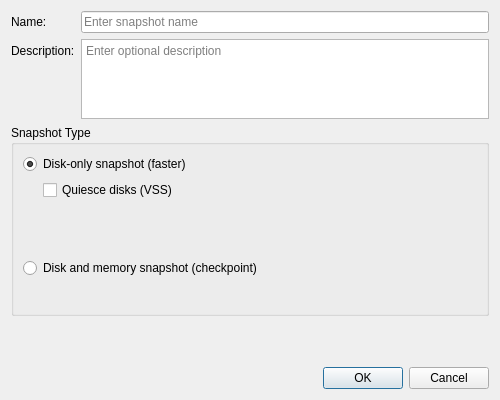
<?xml version="1.0" encoding="UTF-8"?>
<ui version="4.0">
 <class>VmSnapshotDialog</class>
 <widget class="QDialog" name="VmSnapshotDialog">
  <property name="geometry">
   <rect>
    <x>0</x>
    <y>0</y>
    <width>500</width>
    <height>400</height>
   </rect>
  </property>
  <property name="windowTitle">
   <string>Take VM Snapshot</string>
  </property>
  <layout class="QVBoxLayout" name="verticalLayout">
   <item>
    <layout class="QFormLayout" name="formLayout">
     <item row="0" column="0">
      <widget class="QLabel" name="labelName">
       <property name="text">
        <string>Name:</string>
       </property>
      </widget>
     </item>
     <item row="0" column="1">
      <widget class="QLineEdit" name="nameLineEdit">
       <property name="placeholderText">
        <string>Enter snapshot name</string>
       </property>
      </widget>
     </item>
     <item row="1" column="0">
      <widget class="QLabel" name="labelDescription">
       <property name="text">
        <string>Description:</string>
       </property>
      </widget>
     </item>
     <item row="1" column="1">
      <widget class="QTextEdit" name="descriptionTextEdit">
       <property name="maximumSize">
        <size>
         <width>16777215</width>
         <height>80</height>
        </size>
       </property>
       <property name="placeholderText">
        <string>Enter optional description</string>
       </property>
      </widget>
     </item>
    </layout>
   </item>
   <item>
    <widget class="QGroupBox" name="snapshotTypeGroupBox">
     <property name="title">
      <string>Snapshot Type</string>
     </property>
     <layout class="QVBoxLayout" name="verticalLayout_2">
      <item>
       <widget class="QRadioButton" name="diskRadioButton">
        <property name="text">
         <string>Disk-only snapshot (faster)</string>
        </property>
        <property name="checked">
         <bool>true</bool>
        </property>
       </widget>
      </item>
      <item>
       <layout class="QHBoxLayout" name="horizontalLayout_2">
        <item>
         <spacer name="horizontalSpacer_2">
          <property name="orientation">
           <enum>Qt::Horizontal</enum>
          </property>
          <property name="sizeType">
           <enum>QSizePolicy::Fixed</enum>
          </property>
          <property name="sizeHint" stdset="0">
           <size>
            <width>20</width>
            <height>20</height>
           </size>
          </property>
         </spacer>
        </item>
        <item>
         <widget class="QCheckBox" name="quiesceCheckBox">
          <property name="text">
           <string>Quiesce disks (VSS)</string>
          </property>
         </widget>
        </item>
       </layout>
      </item>
      <item>
       <layout class="QHBoxLayout" name="horizontalLayout_3">
        <item>
         <spacer name="horizontalSpacer_3">
          <property name="orientation">
           <enum>Qt::Horizontal</enum>
          </property>
          <property name="sizeType">
           <enum>QSizePolicy::Fixed</enum>
          </property>
          <property name="sizeHint" stdset="0">
           <size>
            <width>40</width>
            <height>20</height>
           </size>
          </property>
         </spacer>
        </item>
        <item>
         <widget class="QLabel" name="quiesceInfoLabel">
          <property name="text">
           <string/>
          </property>
          <property name="wordWrap">
           <bool>true</bool>
          </property>
          <property name="visible">
           <bool>false</bool>
          </property>
         </widget>
        </item>
       </layout>
      </item>
      <item>
       <layout class="QHBoxLayout" name="horizontalLayout_diskinfo">
        <item>
         <spacer name="horizontalSpacer_diskinfo">
          <property name="orientation">
           <enum>Qt::Horizontal</enum>
          </property>
          <property name="sizeType">
           <enum>QSizePolicy::Fixed</enum>
          </property>
          <property name="sizeHint" stdset="0">
           <size>
            <width>20</width>
            <height>20</height>
           </size>
          </property>
         </spacer>
        </item>
        <item>
         <widget class="QLabel" name="diskSnapshotInfoLabel">
          <property name="text">
           <string/>
          </property>
          <property name="wordWrap">
           <bool>true</bool>
          </property>
          <property name="visible">
           <bool>false</bool>
          </property>
         </widget>
        </item>
       </layout>
      </item>
      <item>
       <widget class="QRadioButton" name="memoryRadioButton">
        <property name="text">
         <string>Disk and memory snapshot (checkpoint)</string>
        </property>
       </widget>
      </item>
      <item>
       <layout class="QHBoxLayout" name="horizontalLayout_4">
        <item>
         <spacer name="horizontalSpacer_4">
          <property name="orientation">
           <enum>Qt::Horizontal</enum>
          </property>
          <property name="sizeType">
           <enum>QSizePolicy::Fixed</enum>
          </property>
          <property name="sizeHint" stdset="0">
           <size>
            <width>20</width>
            <height>20</height>
           </size>
          </property>
         </spacer>
        </item>
        <item>
         <widget class="QLabel" name="memorySnapshotInfoLabel">
          <property name="text">
           <string/>
          </property>
          <property name="wordWrap">
           <bool>true</bool>
          </property>
         </widget>
        </item>
       </layout>
      </item>
     </layout>
    </widget>
   </item>
   <item>
    <spacer name="verticalSpacer">
     <property name="orientation">
      <enum>Qt::Vertical</enum>
     </property>
     <property name="sizeHint" stdset="0">
      <size>
       <width>20</width>
       <height>40</height>
      </size>
     </property>
    </spacer>
   </item>
   <item>
    <widget class="QDialogButtonBox" name="buttonBox">
     <property name="orientation">
      <enum>Qt::Horizontal</enum>
     </property>
     <property name="standardButtons">
      <set>QDialogButtonBox::Cancel|QDialogButtonBox::Ok</set>
     </property>
    </widget>
   </item>
  </layout>
 </widget>
 <resources/>
 <connections>
  <connection>
   <sender>buttonBox</sender>
   <signal>accepted()</signal>
   <receiver>VmSnapshotDialog</receiver>
   <slot>accept()</slot>
   <hints>
    <hint type="sourcelabel">
     <x>248</x>
     <y>254</y>
    </hint>
    <hint type="destinationlabel">
     <x>157</x>
     <y>274</y>
    </hint>
   </hints>
  </connection>
  <connection>
   <sender>buttonBox</sender>
   <signal>rejected()</signal>
   <receiver>VmSnapshotDialog</receiver>
   <slot>reject()</slot>
   <hints>
    <hint type="sourcelabel">
     <x>316</x>
     <y>260</y>
    </hint>
    <hint type="destinationlabel">
     <x>286</x>
     <y>274</y>
    </hint>
   </hints>
  </connection>
 </connections>
</ui>
